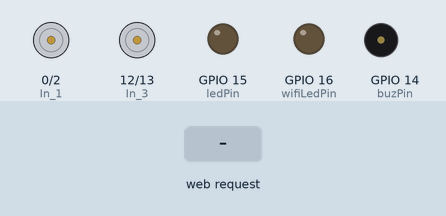
This sketch was run on a simulated ESP8266 (NodeMCU). Parts: motor-driver pin pairs drawn as motors (green arrow = first pin HIGH = forward, orange = second pin HIGH = backward, longer = more drive, scaled by the enable pin), output pins drawn as LEDs (lit = HIGH), buzzer (waves = sounding, pin HIGH). Inputs (shaded band) come from the test bench. WiFi joins after 1.5 s; servers stay silent unless stated; what the sketch prints to the serial monitor is not drawn.

Above: at 5.7 s.
5.8 s: HTTP request GET /?State=F received
At 6.4 s:
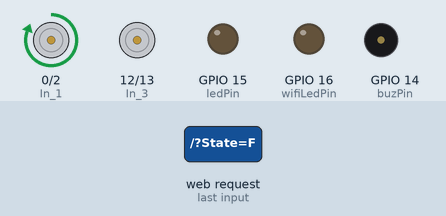
7.3 s: HTTP request GET /?State=B received
At 8.5 s:
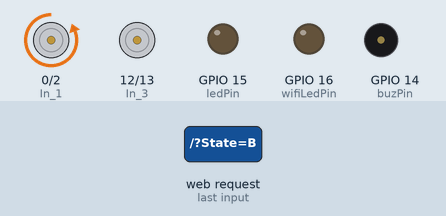
8.8 s: HTTP request GET /?State=R received
At 9.8 s:
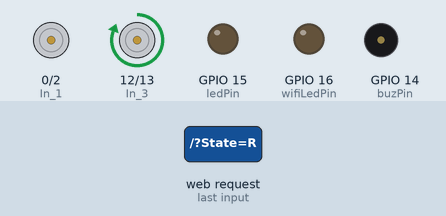
10.3 s: HTTP request GET /?State=L received
At 11.0 s:
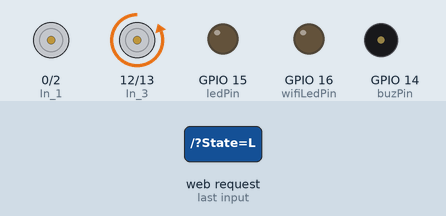
Timing chart, 0 to 12.8 s (numbered marks = the images above; inputs shaded):
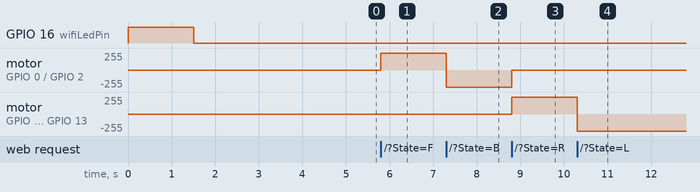

Measured:
- after the input at 5.8 s, motor on GPIO 0 (In_1) / GPIO 2 (In_2): stopped → forward 255/255 at once
- after the input at 7.3 s, motor on GPIO 0 (In_1) / GPIO 2 (In_2): forward 255/255 → backward 255/255 at once
- after the input at 8.8 s, motor on GPIO 0 (In_1) / GPIO 2 (In_2): backward 255/255 → stopped at once; motor on GPIO 12 (In_3) / GPIO 13 (In_4): stopped → forward 255/255 at once
- after the input at 10.3 s, motor on GPIO 12 (In_3) / GPIO 13 (In_4): forward 255/255 → backward 255/255 at once

The sketch:

esp8266_car.ino
```cpp
/******************* WiFi Robot Remote Control Mode ********************/
#include <ESP8266WiFi.h>
#include <ESP8266WebServer.h>
#include <ArduinoOTA.h>

// connections for drive Motors
int En_A = 5;
int En_B = 4;

int In_1 = 0;
int In_2 = 2;

int In_3 = 12;
int In_4 = 13;

const int buzPin = 14;      // set digital pin D5 as buzzer pin (use active buzzer)
const int ledPin = 15;      // set digital pin D8 as LED pin (use super bright LED)
const int wifiLedPin = 16;  // set digital pin D0 as indication, the LED turn on if NodeMCU connected to WiFi as STA mode

String command;          // String to store app command state.
int SPEED = 1023;        // 330 - 1023.
int speed_Coeff = 3;

ESP8266WebServer server(80);      // Create a webserver object that listens for HTTP request on port 80

unsigned long previousMillis = 0;

String sta_ssid = "<--your SSID-->";      // set Wifi networks you want to connect to
String sta_password = "<--Your Password-->";  // set password for Wifi networks


void setup(){
  Serial.begin(115200);    // set up Serial library at 115200 bps
  Serial.println();
  Serial.println("*WiFi Robot Remote Control Mode*");
  Serial.println("--------------------------------------");

  pinMode(buzPin, OUTPUT);      // sets the buzzer pin as an Output
  pinMode(ledPin, OUTPUT);      // sets the LED pin as an Output
  pinMode(wifiLedPin, OUTPUT);  // sets the Wifi LED pin as an Output
  digitalWrite(buzPin, LOW);
  digitalWrite(ledPin, LOW);
  digitalWrite(wifiLedPin, HIGH);

  // Set all the motor control pins to outputs
  pinMode(En_A, OUTPUT);
  pinMode(En_B, OUTPUT);
  pinMode(In_1, OUTPUT);
  pinMode(In_2, OUTPUT);
  pinMode(In_3, OUTPUT);
  pinMode(In_4, OUTPUT);

  // Turn off motors - Initial state
  digitalWrite(In_1, LOW);
  digitalWrite(In_2, LOW);
  digitalWrite(In_3, LOW);
  digitalWrite(In_4, LOW);
  analogWrite(En_A, 0);
  analogWrite(En_B, 0);

  // set NodeMCU Wifi hostname based on chip mac address
  String chip_id = String(ESP.getChipId(), HEX);
  int i = chip_id.length()-4;
  chip_id = chip_id.substring(i);
  chip_id = "wificar-" + chip_id;
  String hostname(chip_id);

  Serial.println();
  Serial.println("Hostname: "+hostname);

  // first, set NodeMCU as STA mode to connect with a Wifi network
  WiFi.mode(WIFI_STA);
  WiFi.begin(sta_ssid.c_str(), sta_password.c_str());
  Serial.println("");
  Serial.print("Connecting to: ");
  Serial.println(sta_ssid);
  Serial.print("Password: ");
  Serial.println(sta_password);

  // try to connect with Wifi network about 10 seconds
  unsigned long currentMillis = millis();
  previousMillis = currentMillis;
  while (WiFi.status() != WL_CONNECTED && currentMillis - previousMillis <= 10000) {
    delay(500);
    Serial.print(".");
    currentMillis = millis();
  }

  // if failed to connect with Wifi network set NodeMCU as AP mode
  if (WiFi.status() == WL_CONNECTED) {
    Serial.println("");
    Serial.println("*WiFi-STA-Mode*");
    Serial.print("IP: ");
    Serial.println(WiFi.localIP());
    digitalWrite(wifiLedPin, LOW);    // Wifi LED on when connected to Wifi as STA mode
    delay(3000);
  } else {
    WiFi.mode(WIFI_AP);
    WiFi.softAP(hostname.c_str());
    IPAddress myIP = WiFi.softAPIP();
    Serial.println("");
    Serial.println("WiFi failed connected to " + sta_ssid);
    Serial.println("");
    Serial.println("*WiFi-AP-Mode*");
    Serial.print("AP IP address: ");
    Serial.println(myIP);
    digitalWrite(wifiLedPin, HIGH);   // Wifi LED off when status as AP mode
    delay(3000);
  }


  server.on ( "/", HTTP_handleRoot );       // call the 'handleRoot' function when a client requests URI "/"
  server.onNotFound ( HTTP_handleRoot );    // when a client requests an unknown URI (i.e. something other than "/"), call function "handleNotFound"
  server.begin();                           // actually start the server

  ArduinoOTA.begin();                       // enable to receive update/uploade firmware via Wifi OTA
}


void loop() {
    ArduinoOTA.handle();          // listen for update OTA request from clients
    server.handleClient();        // listen for HTTP requests from clients

      command = server.arg("State");          // check HTPP request, if has arguments "State" then saved the value
      if (command == "F") Forward();          // check string then call a function or set a value
      else if (command == "B") Backward();
      else if (command == "R") TurnRight();
      else if (command == "L") TurnLeft();
      else if (command == "G") ForwardLeft();
      else if (command == "H") BackwardLeft();
      else if (command == "I") ForwardRight();
      else if (command == "J") BackwardRight();
      else if (command == "S") Stop();
      else if (command == "V") BeepHorn();
      else if (command == "W") TurnLightOn();
      else if (command == "w") TurnLightOff();
      else if (command == "0") SPEED = 330;
      else if (command == "1") SPEED = 400;
      else if (command == "2") SPEED = 470;
      else if (command == "3") SPEED = 540;
      else if (command == "4") SPEED = 610;
      else if (command == "5") SPEED = 680;
      else if (command == "6") SPEED = 750;
      else if (command == "7") SPEED = 820;
      else if (command == "8") SPEED = 890;
      else if (command == "9") SPEED = 960;
      else if (command == "q") SPEED = 1023;
}

// function prototypes for HTTP handlers
void HTTP_handleRoot(void){
  server.send ( 200, "text/html", "" );       // Send HTTP status 200 (Ok) and send some text to the browser/client

  if( server.hasArg("State") ){
     Serial.println(server.arg("State"));
  }
}

void handleNotFound(){
  server.send(404, "text/plain", "404: Not found"); // Send HTTP status 404 (Not Found) when there's no handler for the URI in the request
}

// function to move forward
void Forward(){
  digitalWrite(In_1, HIGH);
  digitalWrite(In_2, LOW);
  digitalWrite(In_3, LOW);
  digitalWrite(In_4, LOW);
  analogWrite(En_A, SPEED);
  analogWrite(En_B, SPEED);
}

// function to move backward
void Backward(){
  digitalWrite(In_1, LOW);
  digitalWrite(In_2, HIGH);
  digitalWrite(In_3, LOW);
  digitalWrite(In_4, LOW);
  analogWrite(En_A, SPEED);
  analogWrite(En_B, SPEED);
}

// function to turn right
void TurnRight(){
  digitalWrite(In_1, LOW);
  digitalWrite(In_2, LOW);
  digitalWrite(In_3, HIGH);
  digitalWrite(In_4, LOW);
  analogWrite(En_A, SPEED);
  analogWrite(En_B, SPEED);
}

// function to turn left
void TurnLeft(){
  digitalWrite(In_1, LOW);
  digitalWrite(In_2, LOW);
  digitalWrite(In_3, LOW);
  digitalWrite(In_4, HIGH);
  analogWrite(En_A, SPEED);
  analogWrite(En_B, SPEED);
}

// function to move forward left
void ForwardLeft(){
  digitalWrite(In_1, HIGH);
  digitalWrite(In_2, LOW);
  digitalWrite(In_3, LOW);
  digitalWrite(In_4, HIGH);
  analogWrite(En_A, SPEED);
  analogWrite(En_B, SPEED/speed_Coeff);
}

// function to move backward left
void BackwardLeft(){
  digitalWrite(In_1, LOW);
  digitalWrite(In_2, HIGH);
  digitalWrite(In_3, LOW);
  digitalWrite(In_4, HIGH);
  analogWrite(En_A, SPEED);
  analogWrite(En_B, SPEED/speed_Coeff);
}

// function to move forward right
void ForwardRight(){
  digitalWrite(In_1, HIGH);
  digitalWrite(In_2, LOW);
  digitalWrite(In_3, HIGH);
  digitalWrite(In_4, LOW);
  analogWrite(En_A, SPEED/speed_Coeff);
  analogWrite(En_B, SPEED);
}

// function to move backward left
void BackwardRight(){
  digitalWrite(In_1, LOW);
  digitalWrite(In_2, HIGH);
  digitalWrite(In_3, HIGH);
  digitalWrite(In_4, LOW);
  analogWrite(En_A, SPEED/speed_Coeff);
  analogWrite(En_B, SPEED);
}

// function to stop motors
void Stop(){
  digitalWrite(In_1, LOW);
  digitalWrite(In_2, LOW);
  digitalWrite(In_3, LOW);
  digitalWrite(In_4, LOW);
  analogWrite(En_A, 0);
  analogWrite(En_B, 0);
}

// function to beep a buzzer
void BeepHorn(){
  digitalWrite(buzPin, HIGH);
  delay(150);
  digitalWrite(buzPin, LOW);
  delay(80);
}

// function to turn on LED
void TurnLightOn(){
  digitalWrite(ledPin, HIGH);
}

// function to turn off LED
void TurnLightOff(){
  digitalWrite(ledPin, LOW);
}
```
